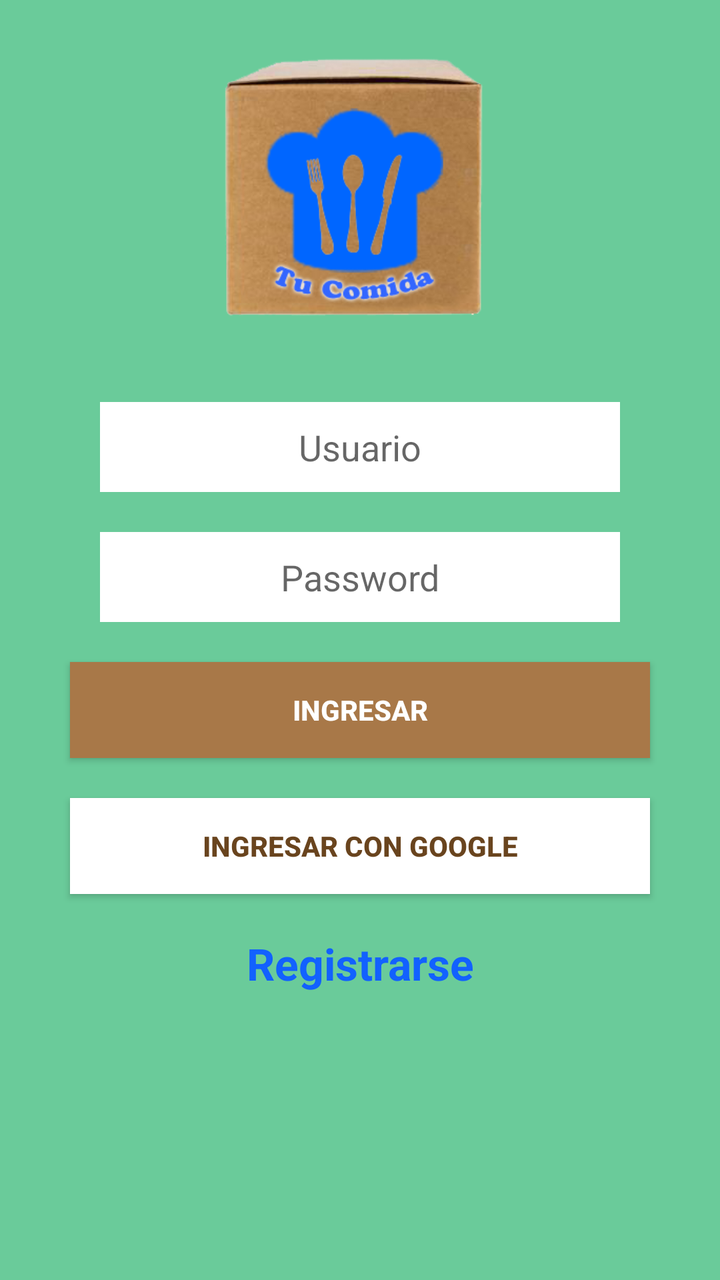
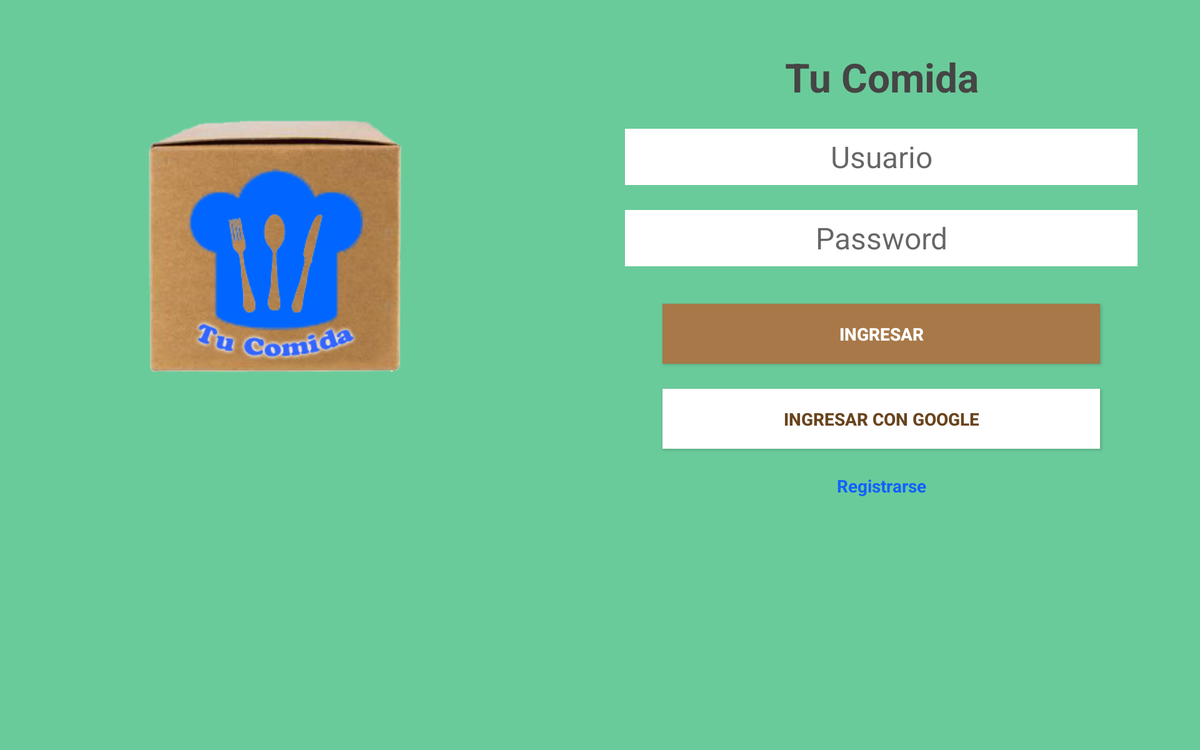

Two renders of one Android screen. The first uses the default layout on a phone; the second uses the alternative layout the repository ships for a different screen configuration, on a matching device. The two XML files are below.
<!-- AndroidManifest.xml: activity theme OwrTheme -->
<!-- res/layout/activity_login.xml -->
<?xml version="1.0" encoding="utf-8"?>
<android.support.constraint.ConstraintLayout xmlns:android="http://schemas.android.com/apk/res/android"
    xmlns:app="http://schemas.android.com/apk/res-auto"
    xmlns:tools="http://schemas.android.com/tools"
    android:layout_width="match_parent"
    android:layout_height="match_parent"
    tools:context=".LoginActivity"
    android:background="@color/colorPrimary">

    <LinearLayout
        android:layout_width="match_parent"
        android:layout_height="match_parent"
        android:orientation="vertical">


        <ImageView
            android:id="@+id/imageView"
            android:layout_width="match_parent"
            android:layout_height="191dp"
            app:srcCompat="@drawable/logo"
            android:contentDescription="@string/app_name"/>

        <EditText
            android:id="@+id/usenameEditText"
            style="@style/EditTextStyle"
            android:layout_width="match_parent"
            android:layout_height="45dp"
            android:layout_marginLeft="50dp"
            android:layout_marginRight="50dp"
            android:layout_marginTop="10dp"
            android:layout_marginBottom="10dp"
            android:ems="10"
            android:hint="@string/user_text"
            android:inputType="text"/>

        <EditText
            android:id="@+id/passwordEditText"
            style="@style/EditTextStyle"
            android:layout_width="match_parent"
            android:layout_height="45dp"
            android:layout_marginLeft="50dp"
            android:layout_marginRight="50dp"
            android:layout_marginTop="10dp"
            android:layout_marginBottom="10dp"
            android:ems="10"
            android:hint="@string/password_text"
            android:inputType="textPassword"/>

        <Button
            android:id="@+id/loginButton"
            style="@style/PrincipalButtonStyle"
            android:layout_width="match_parent"
            android:layout_height="wrap_content"
            android:layout_marginLeft="35dp"
            android:layout_marginRight="35dp"
            android:layout_marginTop="10dp"
            android:layout_marginBottom="10dp"
            android:text="@string/login_text" />

        <Button
            style="@style/SecondaryButtonStyle"
            android:id="@+id/googleLoginButton"
            android:layout_width="match_parent"
            android:layout_height="wrap_content"
            android:layout_marginBottom="10dp"
            android:layout_marginLeft="35dp"
            android:layout_marginRight="35dp"
            android:layout_marginTop="10dp"
            android:text="@string/login_google_text"
             />

        <TextView
            android:id="@+id/registerLinkTextView"
            style="@style/LinkStyle"
            android:layout_width="match_parent"
            android:layout_height="wrap_content"
            android:text="@string/register_text"
            android:layout_marginTop="10dp"
            android:layout_marginBottom="10dp"
            android:textStyle="bold" />
    </LinearLayout>

</android.support.constraint.ConstraintLayout>
<!-- resources referenced by this layout -->
<resources>
  <color name="colorPrimary">#6acb9a</color>
  <!-- drawable logo: png bitmap (drawable, 58283 bytes) -->
  <string name="app_name">Tu Comida</string>
  <string name="login_google_text">Ingresar con google</string>
  <string name="login_text">Ingresar</string>
  <string name="password_text">Password</string>
  <string name="register_text">Registrarse</string>
  <string name="user_text">Usuario</string>
  <style name="EditTextStyle" parent="Base.V7.Widget.AppCompat.EditText">
          <item name="android:background">#ffffff</item>
          <item name="android:gravity">center</item>
      </style>
  <style name="LinkStyle" parent="Base.TextAppearance.AppCompat">
          <item name="android:textColor">#1261ff</item>
          <item name="android:gravity">center</item>
          <item name="android:textStyle">bold</item>
          <item name="android:textSize">22dp</item>
      </style>
  <style name="PrincipalButtonStyle" parent="Base.TextAppearance.AppCompat.Button">
          <item name="android:background">#A87848</item>
          <item name="android:gravity">center</item>
          <item name="android:textColor">#ffffff</item>
          <item name="android:textStyle">bold</item>
      </style>
  <style name="SecondaryButtonStyle" parent="Base.TextAppearance.AppCompat.Button">
          <item name="android:background">#ffffff</item>
          <item name="android:gravity">center</item>
          <item name="android:textColor">#69441e</item>
          <item name="android:textStyle">bold</item>
      </style>
  <style name="OwrTheme" parent="AppTheme" />
  <style name="AppTheme" parent="Theme.AppCompat.Light.DarkActionBar">
          
          <item name="colorPrimary">@color/colorPrimary</item>
          <item name="colorPrimaryDark">@color/colorPrimaryDark</item>
          <item name="colorAccent">@color/colorAccent</item>
      </style>
  <color name="colorPrimaryDark">#08AE9E</color>
  <color name="colorAccent">#FF4081</color>
</resources>
<!-- res/layout-large-land/activity_login.xml (the repository's variant of the layout above) -->
<!-- drawn on a 7-inch tablet turned sideways -->
<?xml version="1.0" encoding="utf-8"?>
<android.support.constraint.ConstraintLayout xmlns:android="http://schemas.android.com/apk/res/android"
    xmlns:app="http://schemas.android.com/apk/res-auto"
    xmlns:tools="http://schemas.android.com/tools"
    android:layout_width="match_parent"
    android:layout_height="match_parent"
    tools:context=".LoginActivity"
    android:background="@color/colorPrimary">

    <LinearLayout
        android:layout_width="match_parent"
        android:layout_height="match_parent"
        android:orientation="horizontal">


        <ImageView
            android:id="@+id/imageView"
            android:layout_width="wrap_content"
            android:layout_height="300dp"
            app:srcCompat="@drawable/logo"
            android:contentDescription="@string/app_name"
            android:layout_marginTop="50dp"/>


        <LinearLayout
        android:layout_width="match_parent"
        android:layout_height="match_parent"
        android:orientation="vertical">
        <TextView
            android:id="@+id/titleLoginXlarge"
            style="@style/TitleTextStyle"
            android:layout_width="match_parent"
            android:layout_height="wrap_content"
            android:text="@string/app_name"
            android:layout_marginTop="40dp"
            android:layout_marginBottom="10dp"
            android:textStyle="bold"
            android:textSize="32dp"/>

        <EditText
            android:id="@+id/usenameEditText"
            style="@style/EditTextStyle"
            android:layout_width="match_parent"
            android:layout_height="45dp"
            android:layout_marginLeft="50dp"
            android:layout_marginRight="50dp"
            android:layout_marginTop="10dp"
            android:layout_marginBottom="10dp"
            android:ems="10"
            android:hint="@string/user_text"
            android:inputType="text"
            android:textSize="24dp"/>

        <EditText
            android:id="@+id/passwordEditText"
            style="@style/EditTextStyle"
            android:layout_width="match_parent"
            android:layout_height="45dp"
            android:layout_marginLeft="50dp"
            android:layout_marginRight="50dp"
            android:layout_marginTop="10dp"
            android:layout_marginBottom="10dp"
            android:ems="10"
            android:hint="@string/password_text"
            android:inputType="textPassword"
            android:textSize="24dp"/>

        <Button
            android:id="@+id/loginButton"
            style="@style/PrincipalButtonStyle"
            android:layout_width="match_parent"
            android:layout_height="wrap_content"
            android:layout_marginLeft="80dp"
            android:layout_marginRight="80dp"
            android:layout_marginTop="20dp"
            android:layout_marginBottom="10dp"
            android:text="@string/login_text"
            android:textSize="@dimen/large_boton_text"/>

        <Button
            style="@style/SecondaryButtonStyle"
            android:id="@+id/googleLoginButton"
            android:layout_width="match_parent"
            android:layout_height="wrap_content"
            android:layout_marginBottom="10dp"
            android:layout_marginLeft="80dp"
            android:layout_marginRight="80dp"
            android:layout_marginTop="10dp"
            android:text="@string/login_google_text"
            android:textSize="@dimen/large_boton_text"/>

        <TextView
            android:id="@+id/registerLinkTextView"
            style="@style/LinkStyle"
            android:layout_width="match_parent"
            android:layout_height="wrap_content"
            android:text="@string/register_text"
            android:layout_marginTop="10dp"
            android:layout_marginBottom="10dp"
            android:textStyle="bold"
            android:textSize="@dimen/large_boton_text"/>
    </LinearLayout>
    </LinearLayout>

</android.support.constraint.ConstraintLayout>
<!-- resources referenced by the variant -->
<!-- as a 7-inch tablet turned sideways resolves them -->
<resources>
  <color name="colorPrimary">#6acb9a</color>
  <!-- drawable logo: png bitmap (drawable, 58283 bytes) -->
  <string name="app_name">Tu Comida</string>
  <string name="login_google_text">Ingresar con google</string>
  <string name="login_text">Ingresar</string>
  <string name="password_text">Password</string>
  <string name="register_text">Registrarse</string>
  <string name="user_text">Usuario</string>
  <style name="EditTextStyle" parent="Base.V7.Widget.AppCompat.EditText">
          <item name="android:background">#ffffff</item>
          <item name="android:gravity">center</item>
      </style>
  <style name="LinkStyle" parent="Base.TextAppearance.AppCompat">
          <item name="android:textColor">#1261ff</item>
          <item name="android:gravity">center</item>
          <item name="android:textStyle">bold</item>
          <item name="android:textSize">22dp</item>
      </style>
  <style name="PrincipalButtonStyle" parent="Base.TextAppearance.AppCompat.Button">
          <item name="android:background">#A87848</item>
          <item name="android:gravity">center</item>
          <item name="android:textColor">#ffffff</item>
          <item name="android:textStyle">bold</item>
      </style>
  <style name="SecondaryButtonStyle" parent="Base.TextAppearance.AppCompat.Button">
          <item name="android:background">#ffffff</item>
          <item name="android:gravity">center</item>
          <item name="android:textColor">#69441e</item>
          <item name="android:textStyle">bold</item>
      </style>
  <style name="TitleTextStyle" parent="Base.TextAppearance.AppCompat">
          <item name="android:textColor">#454545</item>
          <item name="android:gravity">center</item>
          <item name="android:textStyle">bold</item>
          <item name="android:textSize">28dp</item>
      </style>
  <style name="OwrTheme" parent="AppTheme" />
  <style name="AppTheme" parent="Theme.AppCompat.Light.DarkActionBar">
          
          <item name="colorPrimary">@color/colorPrimary</item>
          <item name="colorPrimaryDark">@color/colorPrimaryDark</item>
          <item name="colorAccent">@color/colorAccent</item>
      </style>
  <color name="colorPrimaryDark">#08AE9E</color>
  <color name="colorAccent">#FF4081</color>
</resources>
